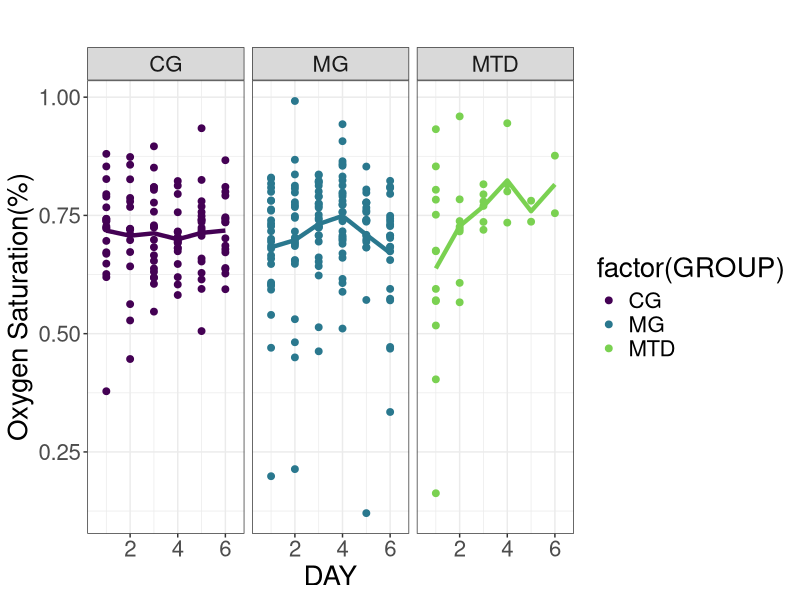
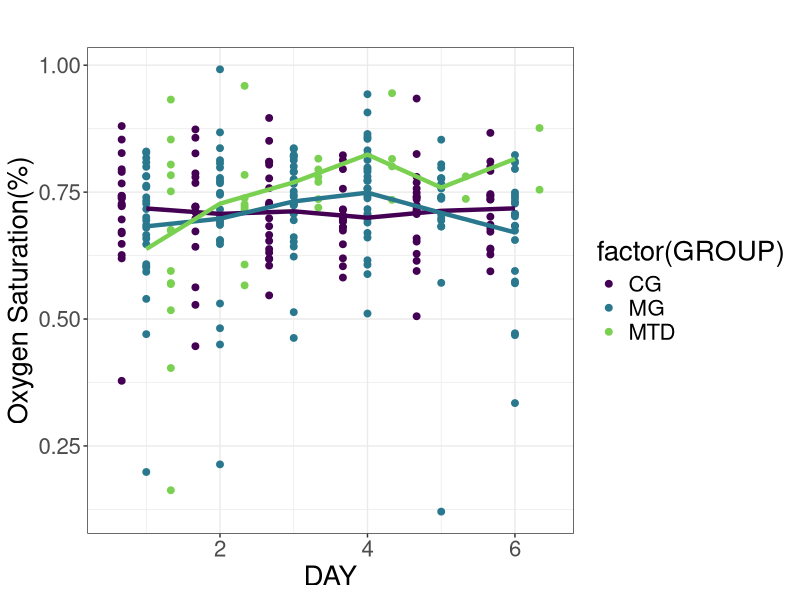
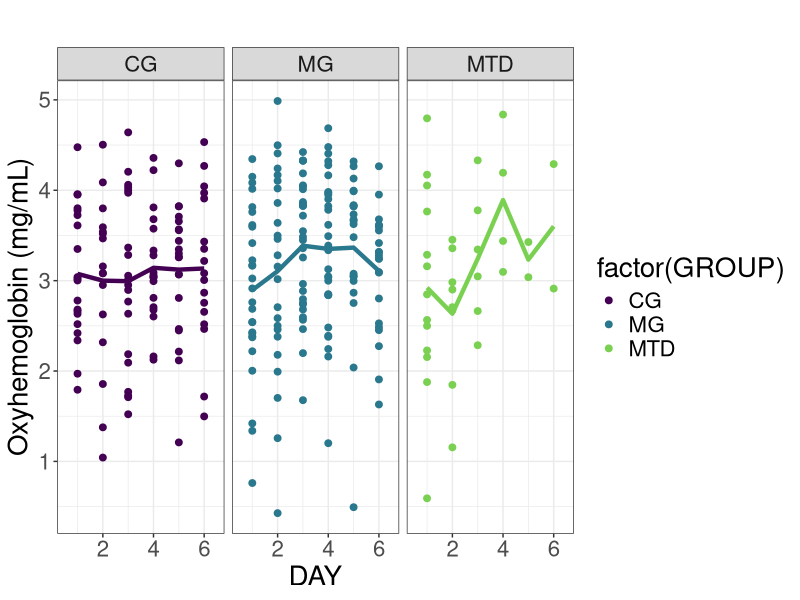
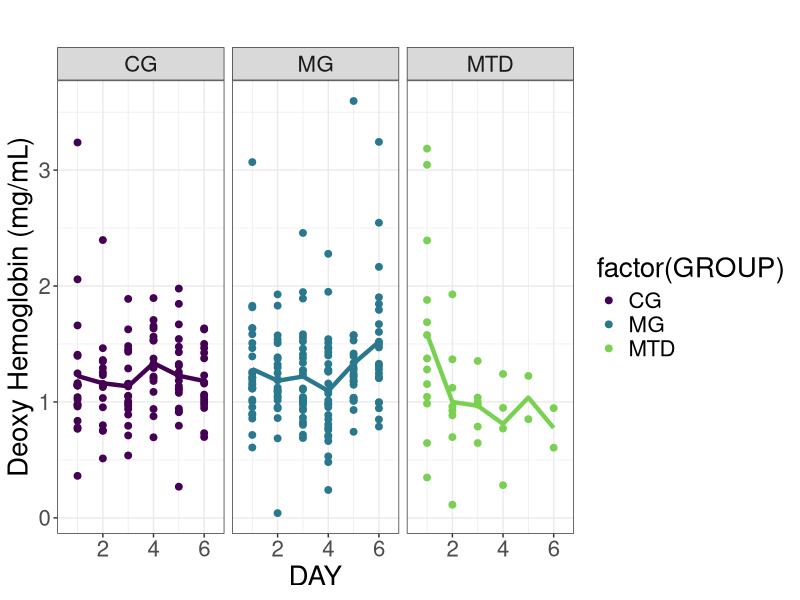
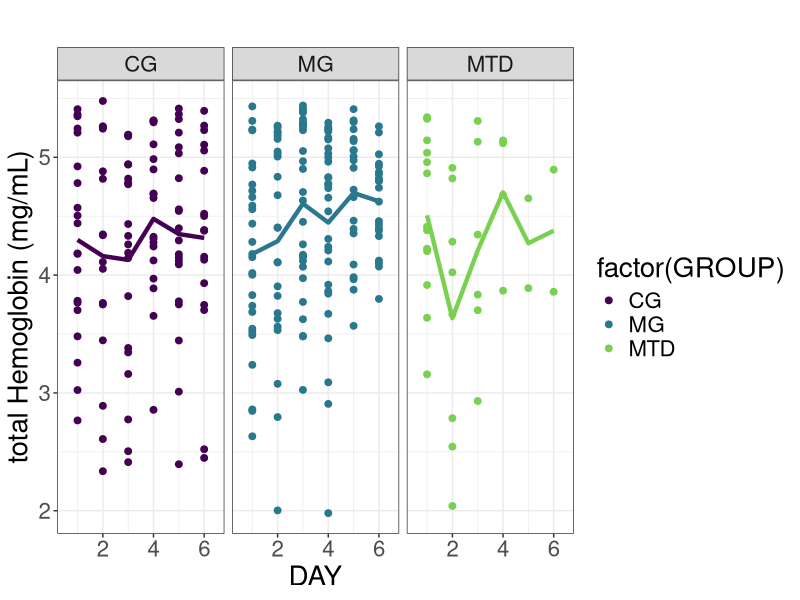
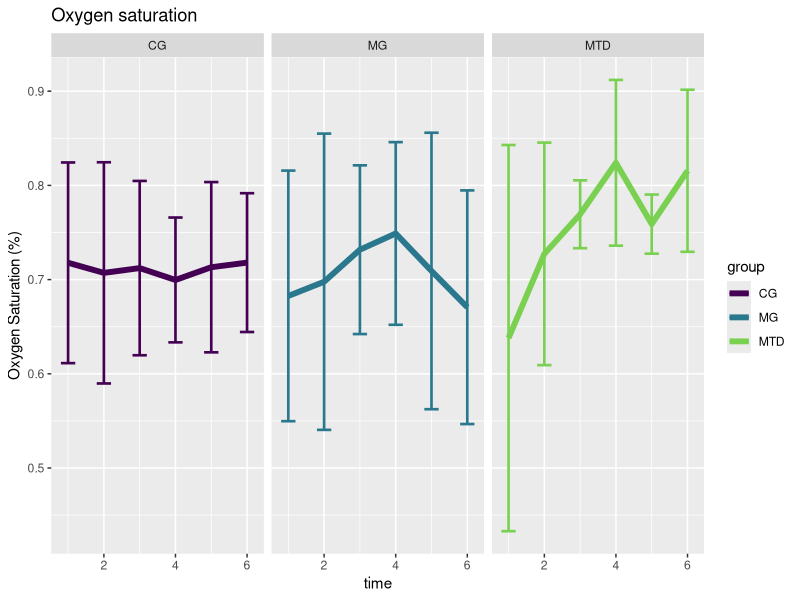
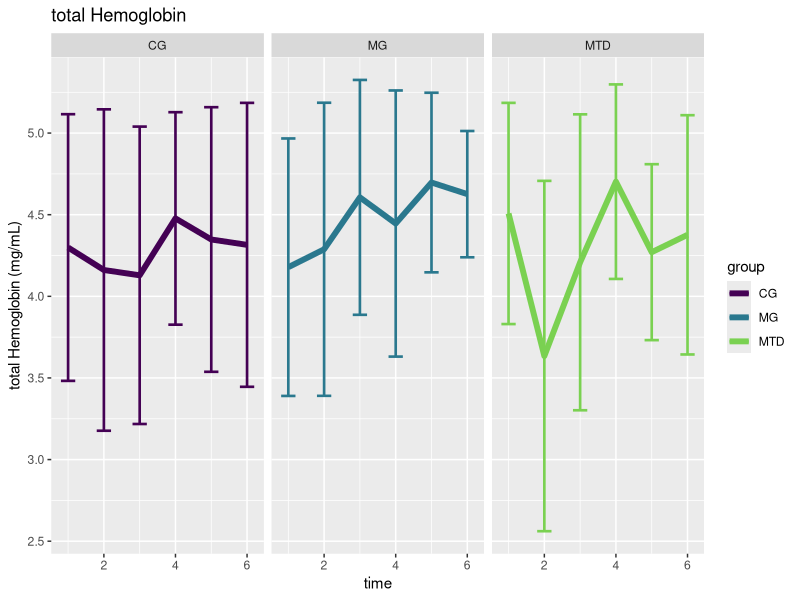
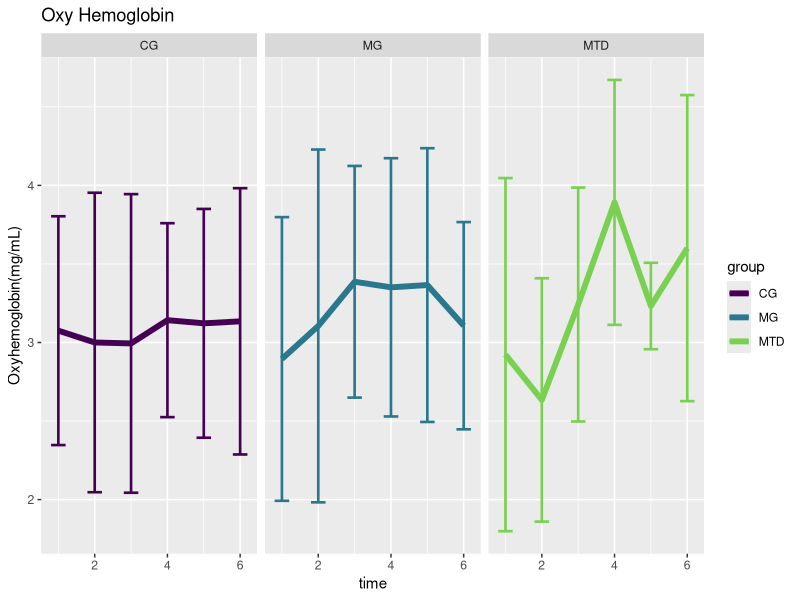

Write R code to recreate these figures, in order. (Note: this script raises an error after producing the figures.)
#code to plot the StO2 per group with errorbars
library(readr)
library(multcomp)
library(here)
data1 <- read.csv(here("data","Extraction_merged_2018_2020_cohorts_v1.csv"))
attach(data1)
library("ggplot2")
library(scales)
library(nlme)
library(ggplot2)
pd<-position_dodge(0.2)

data1$STO2min<-(data1$STO2-data1$STO2_SD)
data1$STO2max<-(data1$STO2+data1$STO2_SD)
data1$HBmin<-(data1$HB-data1$HB_SD)
data1$HBmax<-(data1$HB+data1$HB_SD)
data1$Amin<-(data1$A-data1$A_SD)
data1$Amax<-(data1$A+data1$A_SD)
data1$Bmin<-(data1$B-data1$B_SD)
data1$Bmax<-(data1$B+data1$B_SD)

data1$HBO2<-(data1$HB*data1$STO2)
data1$HBO2_SD<-data1$HB_SD*data1$STO2
data1$HBO2max<-data1$HBO2+data1$HBO2_SD
data1$HBO2min<-data1$HBO2-data1$HBO2_SD

data1$HBO<-data1$HB*(1-data1$STO2)
data1$HBO_SD<-data1$HB_SD*(1-data1$STO2)
data1$HBOmax<-data1$HBO+data1$HBO_SD
data1$HBOmin<-data1$HBO-data1$HBO_SD

#Calculating means 
means1<-aggregate(data1$STO2, by=list(time=data1$DAY,group=data1$GROUP),na.rm=TRUE,FUN=mean) #from StO2
sdevs1<-aggregate(data1$STO2, by=list(time=data1$DAY,group=data1$GROUP),na.rm=TRUE,FUN=sd) #from StO2
means1$STO2<-means1$x
means1$SDSTO2<-sdevs1$x
means2<-aggregate(data1$HB, by=list(time=data1$DAY,group=data1$GROUP),na.rm=TRUE,FUN=mean) #from Hb
sdevs2<-aggregate(data1$HB, by=list(time=data1$DAY,group=data1$GROUP),na.rm=TRUE,FUN=sd) #from Hb
means2$HB<-means2$x
means2$HBSD<-sdevs2$x
means3<-aggregate(data1$A, by=list(time=data1$DAY,group=data1$GROUP),na.rm=TRUE,FUN=mean) #from Hb
sdevs3<-aggregate(data1$A, by=list(time=data1$DAY,group=data1$GROUP),na.rm=TRUE,FUN=sd) #from Hb
means3$A<-means3$x
means3$ASD<-sdevs3$x

OxyHbmeans<-aggregate(data1$HBO2, by=list(time=data1$DAY,group=data1$GROUP),na.rm=TRUE,FUN=mean) #from HbO2
OxyHbstd<-aggregate(data1$HBO2, by=list(time=data1$DAY,group=data1$GROUP),na.rm=TRUE,FUN=sd) #from HbO2
OxyHbmeans$OxyHemoglobin<-OxyHbmeans$x
OxyHbmeans$OxyHbSD<-OxyHbstd$x

DeoxyHbmeans<-aggregate(data1$HBO, by=list(time=data1$DAY,group=data1$GROUP),na.rm=TRUE,FUN=mean) #from Hb
DeoxyHbstd<-aggregate(data1$HBO, by=list(time=data1$DAY,group=data1$GROUP),na.rm=TRUE,FUN=sd) #from Hb
DeoxyHbmeans$DeoxyHemoglobin<-DeoxyHbmeans$x
DeoxyHbmeans$DeoxyHbSD<-DeoxyHbstd$x

##scatter plot per group

#StO2 plot per week per group with means ****best one****
pd=position_dodge(1.0)
ggplot(data1,aes(x=DAY, y=STO2))+theme_bw()+
  theme(text=element_text(size=20))+
  geom_point(aes(color=factor(GROUP)), position=pd, size=2)+
  stat_summary(aes(group=GROUP,color=factor(GROUP)), fun.y=mean, geom="line",linetype=1, size=1.5,show.legend=FALSE)+
  scale_color_viridis_d(end = 0.8)+
  labs(title='',y="Oxygen Saturation(%)")+
  facet_wrap(~GROUP,ncol=5)


####StO2 integrated plot
pd=position_dodge(1.0)
ggplot(data1,aes(x=DAY, y=STO2))+theme_bw()+
  theme(text=element_text(size=20))+
  geom_point(aes(color=factor(GROUP)), position=pd, size=2)+
  stat_summary(aes(group=GROUP,color=factor(GROUP)), fun.y=mean, geom="line",linetype=1, size=1.5,show.legend=FALSE)+
  scale_color_viridis_d(end = 0.8)+
  labs(title='',y="Oxygen Saturation(%)")


#HbO2 plot per week per group with means ****best one****
pd=position_dodge(1.0)
ggplot(data1,aes(x=DAY, y=HBO2))+theme_bw()+
  theme(text=element_text(size=20))+
  geom_point(aes(color=factor(GROUP)), position=pd, size=2)+
  stat_summary(aes(group=GROUP,color=factor(GROUP)), fun.y=mean, geom="line",linetype=1, size=1.5,show.legend=FALSE)+
  scale_color_viridis_d(end = 0.8)+
  labs(title='',y="Oxyhemoglobin (mg/mL)")+
  facet_wrap(~GROUP,ncol=5)

#HbO plot per week per group with means ****best one****
pd=position_dodge(1.0)
ggplot(data1,aes(x=DAY, y=HBO))+theme_bw()+
  theme(text=element_text(size=20))+
  geom_point(aes(color=factor(GROUP)), position=pd, size=2)+
  stat_summary(aes(group=GROUP,color=factor(GROUP)), fun.y=mean, geom="line",linetype=1, size=1.5,show.legend=FALSE)+
  scale_color_viridis_d(end = 0.8)+
  labs(title='',y="Deoxy Hemoglobin (mg/mL)")+
  facet_wrap(~GROUP,ncol=5)



#tHb plot per week per group with means ****best one****
pd=position_dodge(1.0)
ggplot(data1,aes(x=DAY, y=HB))+theme_bw()+
  theme(text=element_text(size=20))+
  geom_point(aes(color=factor(GROUP)), position=pd, size=2)+
  stat_summary(aes(group=GROUP,color=factor(GROUP)), fun.y=mean, geom="line",linetype=1, size=1.5,show.legend=FALSE)+
  scale_color_viridis_d(end = 0.8)+
  labs(title='',y="total Hemoglobin (mg/mL)")+
  facet_wrap(~GROUP,ncol=5)






###plotting mean values####
ggplot(means1,aes(x=time,y=STO2))+geom_line(aes(color=group),size=2)+
  geom_errorbar(aes(ymin=STO2-SDSTO2,ymax=STO2+SDSTO2,color=group),width=0.4, size=0.9,position=pd)+
  labs(y="Oxygen Saturation (%)")+facet_wrap(~group)+
  scale_color_viridis_d(end = 0.8)+
  ggtitle("Oxygen saturation") #plot mean StO2 values


ggplot(means2,aes(x=time,y=HB))+geom_line(aes(color=group),size=2)+
  geom_errorbar(aes(ymin=HB-HBSD,ymax=HB+HBSD,color=group),width=0.4, size=0.9,position=pd)+facet_wrap(~group)+
  scale_color_viridis_d(end = 0.8)+
  ggtitle("total Hemoglobin")+labs(y="total Hemoglobin (mg/mL)") #plot mean Hb values

ggplot(OxyHbmeans,aes(x=time,y=OxyHemoglobin))+geom_line(aes(color=group),size=2)+
  geom_errorbar(aes(ymin=OxyHemoglobin-OxyHbSD,ymax=OxyHemoglobin+OxyHbSD,color=group),width=0.4, size=0.9,position=pd)+facet_wrap(~group)+
  scale_color_viridis_d(end = 0.8)+
  ggtitle("Oxy Hemoglobin")+labs(y="Oxyhemoglobin(mg/mL)") #plot HbO2

ggplot(DeoxyHbmeans,aes(x=time,y=DeoxyHemoglobin))+geom_line(aes(color=group),size=2)+
  geom_errorbar(aes(ymin=DeoxyHemoglobin-DeoxyHbSD,ymax=DeoxyHemoglobin+DeoxyHbSD,color=group),width=0.4, size=0.9,position=pd)+facet_wrap(~group)+
  scale_color_viridis_d(end = 0.8)+
  ggtitle("Deoxyhemoglobin")+labs(y="Deoxyhemoglobin (mg/mL)") #plot mean scattering coeff values

ggplot(means3,aes(x=time,y=A))+geom_line(aes(color=group),size=2)+
  geom_errorbar(aes(ymin=A-ASD,ymax=A+ASD,color=group),width=0.4, size=0.9,position=pd)+facet_wrap(~group)+
  scale_color_viridis_d(end = 0.8)+
  ggtitle("Scattering Coefficient (A)")+labs(y="Scattering coefficient (A)") #plot mean scattering coeff values

#Extract initial values per group
StO2basevals<-means1[means1$time==1, c("group", "STO2")] #extract initial StO2 values per group
means1<-merge(means1,StO2basevals, by.x="group", by.y='group',suffixes = c("","basevalue"))#copy StO2 base values per group

Hbbasevals<-means2[means2$time==1,c("group",'HB')] #extract initial Hb values per group
means2<-merge(means2,Hbbasevals, by.x="group", by.y='group',suffixes = c("","basevalue"))#copy StO2 base values per group


OxyHbbasevals<-OxyHbmeans[OxyHbmeans$time==1, c("group", "OxyHemoglobin")] #extract initial HbO2 values per group
OxyHbmeans<-merge(OxyHbmeans,OxyHbbasevals, by.x="group", by.y='group',suffixes = c("","basevalue"))#copy HbO2 base values per group


DeoxyHbbasevals<-DeoxyHbmeans[DeoxyHbmeans$time==1, c("group", "DeoxyHemoglobin")] #extract initial Hb values per group
DeoxyHbmeans<-merge(DeoxyHbmeans,DeoxyHbbasevals, by.x="group", by.y='group',suffixes = c("","basevalue"))#copy Hb base values per group

Abasevals<-means3[means3$time==1, c("group", "A")] #extract initial StO2 values per group
means3<-merge(means3,Abasevals, by.x="group", by.y='group',suffixes = c("","basevalue"))#copy StO2 base values per group

##getting a subset of StO2 values without NAs
library(dplyr)
Trimmed<-data1%>%filter(!is.na(STO2)) #extracting the non NA values 
Numbers<-aggregate(Trimmed$STO2, by=list(time=Trimmed$DAY,group=Trimmed$GROUP),FUN=length) #counting the number of occurrences per group per week
names(Numbers)<-c('Week','Group','Observations')
#Calculate fold change and pasting number of observations per group per week
##StO2
means1$StO2foldchange<-means1$STO2/means1$STO2basevalue #Mean StO2 fold change
means1$Observations<-Numbers$Observations
means1$StandErr<-means1$SDSTO2/(means1$Observations)^0.5
means1$FoldErr<-means1$StandErr/means1$STO2basevalue


##total hemoglobin
means2$Hbfoldchange<-means2$HB/means2$HBbasevalue #Mean Hb fold change
means2$Observations<-Numbers$Observations
means2$StandErr<-means2$HBSD/(means2$Observations)^0.5
means2$FoldErr<-means2$StandErr/means2$HBbasevalue

##A (reduced scattering coefficient)
means3$Afoldchange<-means3$A/means3$Abasevalue #Mean A fold change
means3$Observations<-Numbers$Observations
means3$StandErr<-means3$ASD/(means3$Observations)^0.5
means3$FoldErr<-means3$StandErr/means3$Abasevalue
###HbO2####
OxyHbmeans$OxyHbfoldchange<-OxyHbmeans$OxyHemoglobin/OxyHbmeans$OxyHemoglobinbasevalue
OxyHbmeans$Observations<-Numbers$Observations
OxyHbmeans$StandErr<-OxyHbmeans$OxyHbSD/(OxyHbmeans$Observations)
OxyHbmeans$FoldErr<-OxyHbmeans$StandErr/OxyHbmeans$OxyHemoglobinbasevalue

##Hb###
DeoxyHbmeans$DeoxyHbfoldchange<-DeoxyHbmeans$DeoxyHemoglobin/DeoxyHbmeans$DeoxyHemoglobinbasevalue
DeoxyHbmeans$Observations<-Numbers$Observations
DeoxyHbmeans$StandErr<-DeoxyHbmeans$DeoxyHbSD/(DeoxyHbmeans$Observations)
DeoxyHbmeans$FoldErr<-DeoxyHbmeans$StandErr/DeoxyHbmeans$DeoxyHemoglobinbasevalue

#plot fold changes
library(ggpubr)
pd=position_dodge(0.4)
txt<-20
p1<-ggplot(means1,aes(x=time, y=StO2foldchange))+theme_classic()+
  geom_point(aes(color=group,group=group),size=2, position=pd,show.legend = FALSE)+
  geom_line(aes(color=group,group=group),size=1.5,position=pd,show.legend = FALSE)+
  geom_errorbar(aes(ymin=StO2foldchange-FoldErr,ymax=StO2foldchange+FoldErr,color=group),width=0.4, size=0.9,position=pd,show.legend = FALSE)+
  scale_color_manual(values=c('gray','blue','red'))+
  scale_x_continuous(breaks=seq(1,6,1))+
  labs(title=expression(StO[2]), subtitle='Oxygen Saturation',y='Fold Change', x='Weeks')+ #plot StO2 fold change
  theme(plot.title = element_text(hjust = 0.5),text=element_text(size=txt),aspect.ratio = 1)



p2<-ggplot(means2,aes(x=time, y=Hbfoldchange))+theme_classic()+
  geom_point(aes(color=group,group=group),size=2, position=pd,show.legend = FALSE)+
  geom_line(aes(color=group,group=group),size=1.5, position=pd,show.legend = FALSE)+
  geom_errorbar(aes(ymin=Hbfoldchange-FoldErr,ymax=Hbfoldchange+FoldErr,color=group),width=0.4, size=0.9, position=pd,show.legend = FALSE)+
  theme(text=element_text(size=txt),aspect.ratio = 1)+
  scale_color_manual(values=c('gray','blue','red'))+
  scale_x_continuous(breaks=seq(1,6,1))+
  labs(title=expression(tHb), subtitle='Total Hemoglobin',y='', x='Weeks')+theme(plot.title = element_text(hjust = 0.5)) #plot Hb fold change


p3<-ggplot(means3,aes(x=time, y=Afoldchange))+theme_classic()+
  geom_point(aes(color=group,group=group),size=2, position=pd,show.legend = FALSE)+
  geom_line(aes(color=group,group=group),size=1.5, position=pd,show.legend = FALSE)+
  geom_errorbar(aes(ymin=Afoldchange-FoldErr,ymax=Afoldchange+FoldErr,color=group),width=0.4, size=0.9, position=pd,show.legend = FALSE)+
  theme(text=element_text(size=txt),aspect.ratio = 1)+
  scale_color_manual(values=c('gray','blue','red'))+
  scale_x_continuous(breaks=seq(1,6,1))+labs(title=expression(mu[s]^{"'"}), y='', x='Weeks')+
  theme(plot.title = element_text(hjust = 0.5)) #plot A fold change


p4<-ggplot(OxyHbmeans,aes(x=time, y=OxyHbfoldchange))+theme_classic()+
  geom_point(aes(color=group,group=group),size=2, position=pd,show.legend = FALSE)+
  geom_line(aes(color=group,group=group),size=1.5,position=pd,show.legend = FALSE)+
  geom_errorbar(aes(ymin=OxyHbfoldchange-FoldErr,ymax=OxyHbfoldchange+FoldErr,color=group),width=0.4, size=0.9,position=pd,show.legend = FALSE)+
  scale_color_manual(values=c('gray','blue','red'))+
  theme(text=element_text(size=txt),aspect.ratio = 1)+scale_x_continuous(breaks=seq(1,6,1))+
  labs(title=expression(HbO[2]), subtitle='Oxyhemoglobin', y='', x='Weeks')+theme(plot.title = element_text(hjust = 0.5)) #plot HbO2 fold change


p5<-ggplot(DeoxyHbmeans,aes(x=time, y=DeoxyHbfoldchange))+theme_classic()+
  geom_point(aes(color=group,group=group),size=2, position=pd)+
  geom_line(aes(color=group,group=group),size=1.5,position=pd)+
  geom_errorbar(aes(ymin=DeoxyHbfoldchange-FoldErr,ymax=DeoxyHbfoldchange+FoldErr,color=group),width=0.4, size=0.9,position=pd)+
  theme(text=element_text(size=txt),aspect.ratio = 1)+
  scale_color_manual(values=c('gray','blue','red'))+
  scale_x_continuous(breaks=seq(1,6,1))+
  labs(title=expression(HbO),subtitle='Deoxyhemoglobin', y='', x='Weeks')+theme(plot.title = element_text(hjust = 0.5)) #plot Hb fold change

ggarrange(p1,p2,p4,p5,nrow=1,common.legend = TRUE)

p1+p2+p4+p5+plot_layout(nrow=1,guides='collect')


#StO2 plot per week per group with means ****best one****
# pd=position_dodge(1.0)
# ggplot(data1,aes(x=DAY, y=STO2, linetype=TUMOR))+theme_bw()+
#   theme(text=element_text(size=20))+
#   geom_point(aes(color=factor(TUMOR)), position=pd, size=2)+
#   geom_line(aes(color=factor(TUMOR)), position=pd,size=1)+
#   scale_x_continuous(breaks=seq(1,6,1))+
#   geom_errorbar(aes(ymin=STO2min, ymax=STO2max,color=factor(TUMOR),linetype=NULL), width=2,position=pd,size=0.6,show.legend = FALSE)+
#   geom_text(data = data1, aes(x = 4.35, y = STO2, label = TUMOR),
#             size = 4, hjust = 1, fontface = "bold")+
#   stat_summary(aes(group=GROUP), fun.y=mean, geom="line",linetype=1, size=1.5,show.legend=FALSE)+
#   labs(title='',y="Oxygen Saturation(%)")+
#   facet_wrap(~ID,ncol=5)




#StO2 plot per week per subject per group MG **best**
library(ggrepel)
library(grid)
library(tidyverse)


#geom_label_repel(data=subset(data1,GROUP=='MG'),aes(label = TUMOR , fill=factor(TUMOR)),
#box.padding   = 0.35, 
#point.padding = 0.5,
#color ='black',
#show.legend = FALSE)+

#StO2 plots 
#################################################################

#MG group
pd=position_dodge(1.0)
ggplot(data=subset(data1,GROUP=='MG'),aes(x=DAY, y=STO2, linetype=TUMOR))+theme_bw()+
  geom_point(aes(color=TUMOR), position=pd, size=2, show.legend = FALSE)+
  geom_line(aes(color=factor(TUMOR)), position=pd,size=2, linetype="solid")+
  scale_x_continuous(breaks=seq(1,6,1))+
  geom_errorbar(aes(ymin=STO2min, ymax=STO2max,
                    color=factor(TUMOR),
                    linetype=NULL), width=0.5,position=pd,size=1,show.legend = FALSE)+
  scale_color_viridis_d(end = 0.75)+
  guides(color = guide_legend(override.aes = list(size = 6)))+
  stat_summary(aes(group=GROUP), fun.y=mean, geom="line",linetype=1, size=1.5,show.legend=FALSE)+
  facet_wrap(~ID,nrow=2)+
  labs(title='METRONOMIC',y="Oxygen Saturation(%)")+
  theme(text=element_text(size=20),plot.title = element_text(hjust = 0.5),
        legend.text=element_text(size=20),legend.position = "bottom",aspect.ratio = 0.75)



#tHb plots
#################################################################
#MG group
pd=position_dodge(1.0)
ggplot(data=subset(data1,GROUP=='MG'),aes(x=DAY, y=HB, linetype=TUMOR))+theme_bw()+
  geom_point(aes(color=TUMOR), position=pd, size=2, show.legend = FALSE)+
  geom_line(aes(color=factor(TUMOR)), position=pd,size=2, linetype="solid")+
  scale_x_continuous(breaks=seq(1,6,1))+
  geom_errorbar(aes(ymin=HBmin, ymax=HBmax,
                    color=factor(TUMOR),
                    linetype=NULL), width=0.5,position=pd,size=1,show.legend = FALSE)+
  scale_color_viridis_d(end = 0.75)+
  guides(color = guide_legend(override.aes = list(size = 6)))+
  stat_summary(aes(group=GROUP), fun.y=mean, geom="line",linetype=1, size=1.5,show.legend=FALSE)+
  facet_wrap(~ID,nrow=2)+
  labs(title='METRONOMIC',y="Total hemoglobin (mg/mL)")+
  theme(text=element_text(size=20),plot.title = element_text(hjust = 0.5),
        legend.text=element_text(size=20),legend.position = "bottom",aspect.ratio = 0.75)


#HbO2 plots
################################
#MG group
library(ggrepel)
library(tidyverse)
pd=position_dodge(1.0)
ggplot(data=subset(data1,GROUP=='MG'),aes(x=DAY, y=HBO2, linetype=TUMOR))+theme_bw()+
  geom_point(aes(color=TUMOR), position=pd, size=2, show.legend = FALSE)+
  geom_line(aes(color=factor(TUMOR)), position=pd,size=2, linetype="solid")+
  scale_x_continuous(breaks=seq(1,6,1))+
  geom_errorbar(aes(ymin=HBO2min, ymax=HBO2max,
                    color=factor(TUMOR),
                    linetype=NULL), width=0.5,position=pd,size=1,show.legend = FALSE)+
  scale_color_viridis_d(end = 0.75)+
  guides(color = guide_legend(override.aes = list(size = 6)))+
  stat_summary(aes(group=GROUP), fun.y=mean, geom="line",linetype=1, size=1.5,show.legend=FALSE)+
  facet_wrap(~ID,nrow =2)+
  labs(title='METRONOMIC',y="HbO2(mg/mL)")+
  theme(text=element_text(size=20),plot.title = element_text(hjust = 0.5),
        legend.text=element_text(size=20),legend.position = "bottom",aspect.ratio = 0.75)


#HbO plots
##############################
#MG group
pd=position_dodge(1.0)
ggplot(data=subset(data1,GROUP=='MG'),aes(x=DAY, y=HBO, linetype=TUMOR))+theme_bw()+
  geom_point(aes(color=TUMOR), position=pd, size=2, show.legend = FALSE)+
  geom_line(aes(color=factor(TUMOR)), position=pd,size=2, linetype="solid")+
  scale_x_continuous(breaks=seq(1,6,1))+
  geom_errorbar(aes(ymin=HBOmin, ymax=HBOmax,
                    color=factor(TUMOR),
                    linetype=NULL), width=0.5,position=pd,size=1,show.legend = FALSE)+
  scale_color_viridis_d(end = 0.75)+
  guides(color = guide_legend(override.aes = list(size = 6)))+
  stat_summary(aes(group=GROUP), fun.y=mean, geom="line",linetype=1, size=1.5,show.legend=FALSE)+
  facet_wrap(~ID,nrow=2)+
  labs(title='METRONOMIC',y=" Deoxyhemoglobin (mg/mL)")+
  theme(text=element_text(size=20),plot.title = element_text(hjust = 0.5),
        legend.text=element_text(size=20),legend.position = "bottom",aspect.ratio = 0.75)



####Mean values
